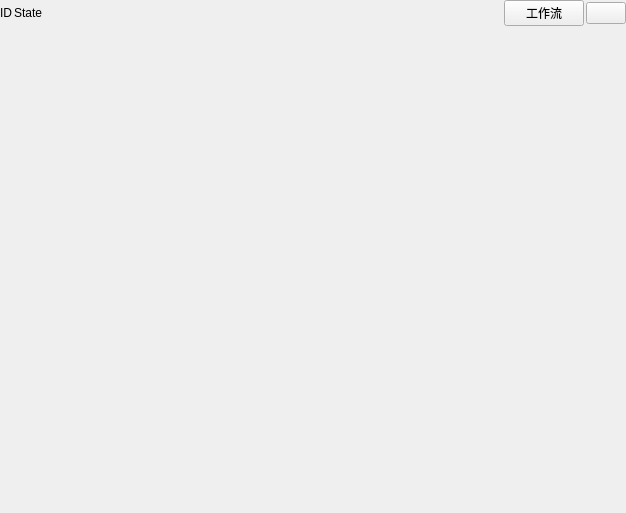
<?xml version="1.0" encoding="UTF-8"?>
<ui version="4.0">
 <class>CameraViewWidget</class>
 <widget class="QWidget" name="CameraViewWidget">
  <property name="geometry">
   <rect>
    <x>0</x>
    <y>0</y>
    <width>626</width>
    <height>513</height>
   </rect>
  </property>
  <property name="windowTitle">
   <string>CameraViewWidget</string>
  </property>
  <layout class="QVBoxLayout" name="verticalLayout" stretch="1,19">
   <property name="spacing">
    <number>0</number>
   </property>
   <property name="leftMargin">
    <number>0</number>
   </property>
   <property name="topMargin">
    <number>0</number>
   </property>
   <property name="rightMargin">
    <number>0</number>
   </property>
   <property name="bottomMargin">
    <number>0</number>
   </property>
   <item>
    <layout class="QHBoxLayout" name="horizontalLayout">
     <property name="spacing">
      <number>2</number>
     </property>
     <item>
      <widget class="QLabel" name="label_cameraId">
       <property name="text">
        <string>ID</string>
       </property>
      </widget>
     </item>
     <item>
      <widget class="QLabel" name="label_status">
       <property name="text">
        <string>State</string>
       </property>
      </widget>
     </item>
     <item>
      <spacer name="horizontalSpacer">
       <property name="orientation">
        <enum>Qt::Orientation::Horizontal</enum>
       </property>
       <property name="sizeHint" stdset="0">
        <size>
         <width>40</width>
         <height>20</height>
        </size>
       </property>
      </spacer>
     </item>
     <item>
      <widget class="QPushButton" name="pushButton_workflow">
       <property name="text">
        <string>工作流</string>
       </property>
      </widget>
     </item>
     <item>
      <widget class="QPushButton" name="pushButton_scaleWindow">
       <property name="text">
        <string/>
       </property>
      </widget>
     </item>
    </layout>
   </item>
   <item>
    <widget class="QWidget" name="widget_window" native="true"/>
   </item>
  </layout>
 </widget>
 <resources/>
 <connections/>
</ui>
